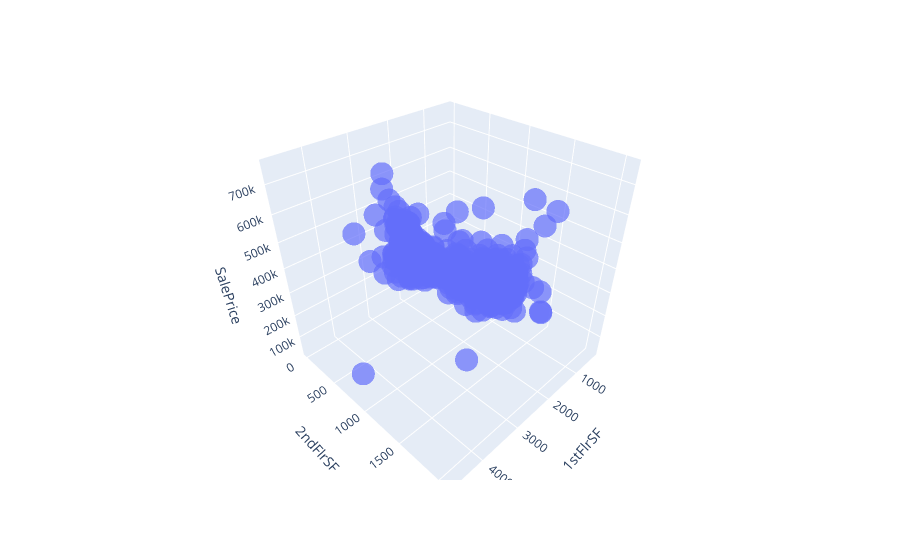

The cell this chart's notebook holds for it:
### Code cell
df = px.data.iris()
fig = px.scatter_3d(train_data, x='1stFlrSF', y='2ndFlrSF', z='SalePrice',
                size_max=18,
                opacity=0.7)
fig.show()

### Figure 1 — Plotly figure (JSON) as saved in the notebook; plotly's stock layout.template omitted (floating-point values rounded to 4 significant figures; data arrays with more than 128 entries replaced by an {"elided": "..."} marker saying what was removed)
{"data": [{"hovertemplate": "1stFlrSF=%{x}<br>2ndFlrSF=%{y}<br>SalePrice=%{z}<extra></extra>", "legendgroup": "", "marker": {"color": "#636efa", "opacity": 0.7, "symbol": "circle"}, "mode": "markers", "name": "", "scene": "scene", "showlegend": false, "type": "scatter3d", "x": {"elided": "1460 int values"}, "y": {"elided": "1460 int values"}, "z": {"elided": "1460 int values"}}], "layout": {"legend": {"tracegroupgap": 0}, "margin": {"t": 60}, "scene": {"domain": {"x": [0, 1], "y": [0, 1]}, "xaxis": {"title": {"text": "1stFlrSF"}}, "yaxis": {"title": {"text": "2ndFlrSF"}}, "zaxis": {"title": {"text": "SalePrice"}}}}}
